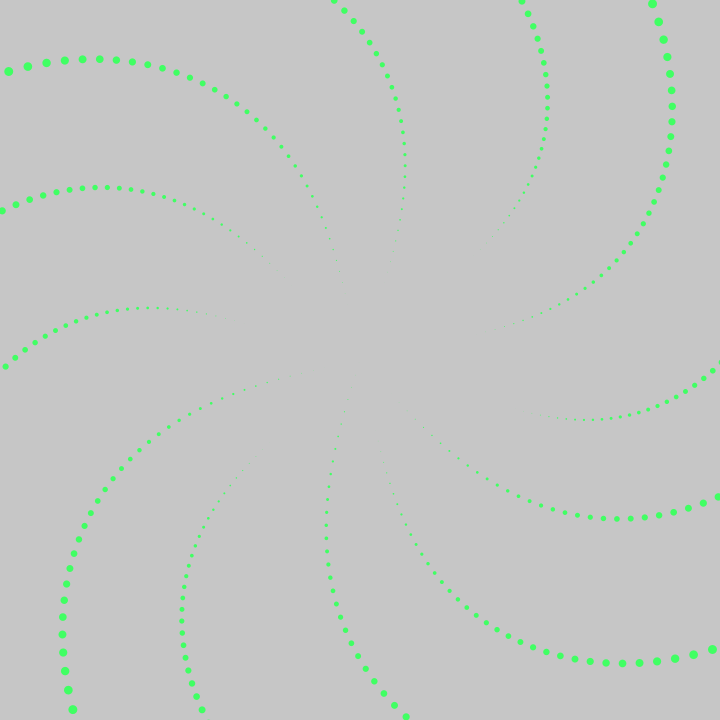
Frame 1 (no input)
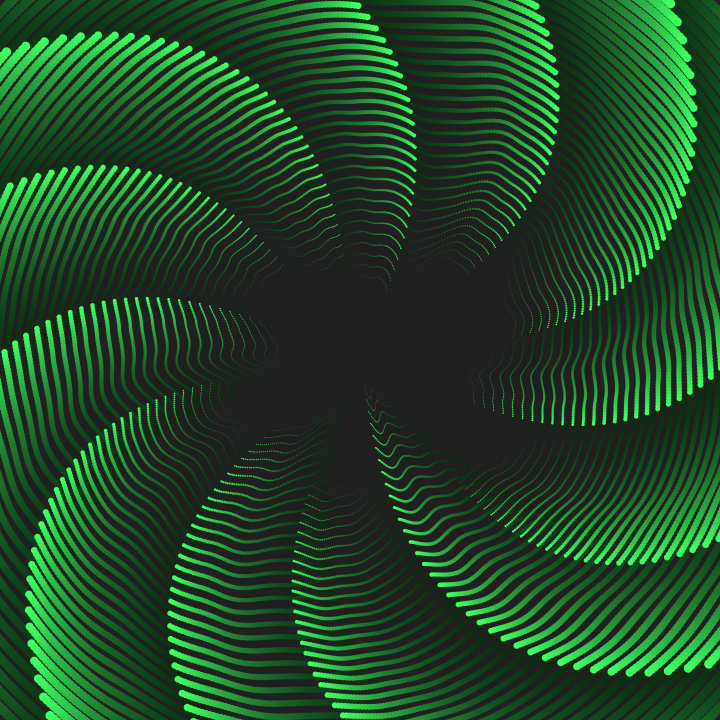
Frame 60 (the mouse pressed at the canvas centre just before this capture)
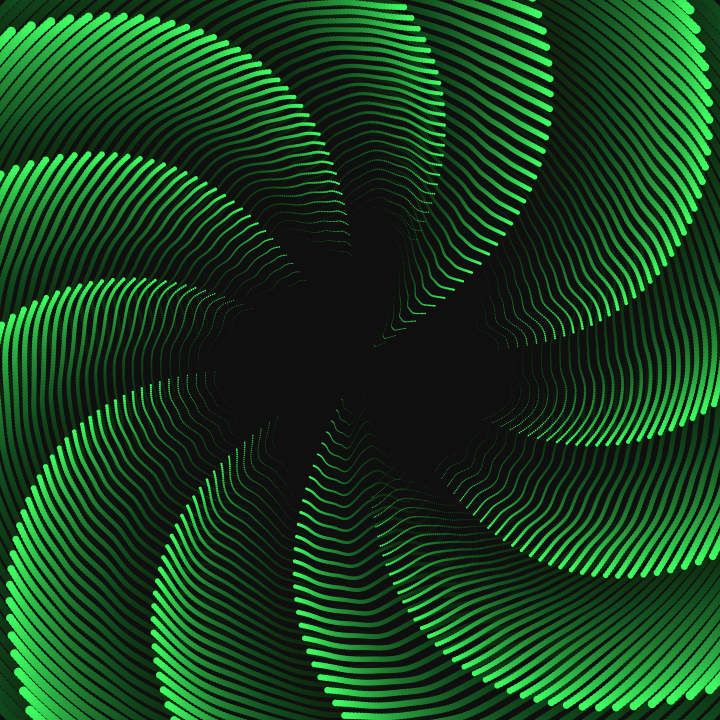
Frame 120 (the mouse held since frame 60 and released just before this capture)

The Processing sketch that drew these frames (run headless with seeded random() and noise(); from frame 60 on, the mouse is pressed at the canvas centre):

// Processing sketch: sketch_2172020_CircularSwirl
// ── sketch_2172020_CircularSwirl.pde
float t,r,d,i,j;
void setup(){size(720,720);noStroke();}
void draw(){
fill(0,8);
square(0,0,720);
fill(64,255,99);
t+=.01;
for(j=0;j<12;j++){
r=j*TAU/12+t;
d=500;
for(i=40;i>0;i--){
circle(cos(r)*d+360,sin(r)*d+360,i/4);
d-=8+noise(j,t)*6;
r+=i*.001;
}
}
}
